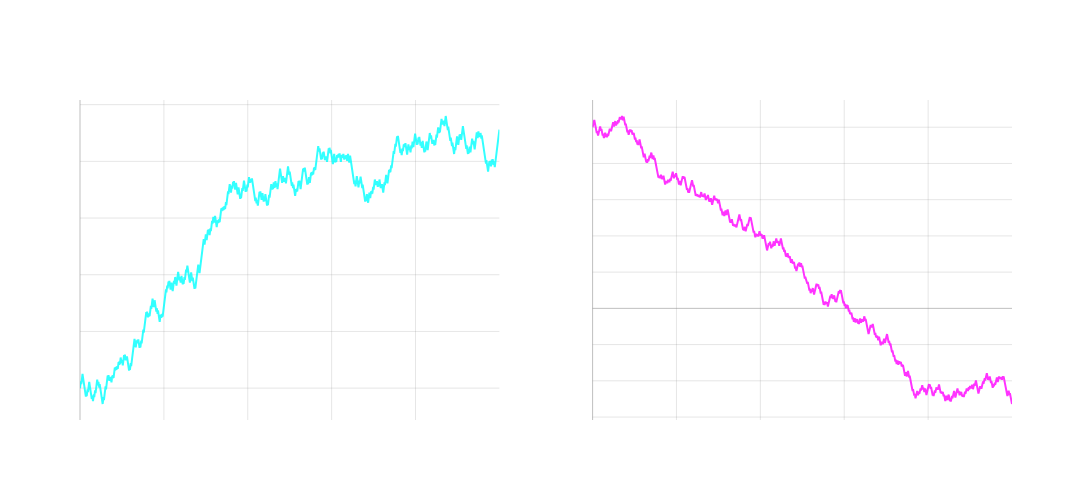

Here is the notebook cell this chart was saved with:
### Markdown cell above
##### **A:** We haven't observed enough trades to determine if there is convergence or stability in the wealth path to the accumulation of some positive edge

### Code cell
import numpy as np
import plotly.graph_objects as go
from plotly.subplots import make_subplots

# Simulation parameters
n_steps = 1000
starting_wealth = 10000

# Generate wealth paths
np.random.seed(40)

# Initialize wealth arrays
positive_ev = np.zeros(n_steps + 1)
negative_ev = np.zeros(n_steps + 1)
positive_ev[0] = starting_wealth
negative_ev[0] = starting_wealth

# Probability and payoff parameters
# Trader A (Positive EV)
p_win_a = 0.505
p_lose_a = 1 - p_win_a
avg_win_a = 120
avg_loss_a = 100
edge_a = (p_win_a * avg_win_a) - (p_lose_a * avg_loss_a)  # Positive edge

# Trader B (Negative EV)
p_win_b = 19/38
p_lose_b = 1 - p_win_b
avg_win_b = 100
avg_loss_b = 120
edge_b = (p_win_b * avg_win_b) - (p_lose_b * avg_loss_b)  # Negative edge

# Generate all random outcomes at once
positive_outcomes = np.random.random(n_steps)
negative_outcomes = np.random.random(n_steps)

# Simulate steps
for i in range(n_steps):
    # Simulate Trader A (Positive EV) results
    result_positive = positive_outcomes[i] < p_win_a
    net_result_positive = avg_win_a if result_positive else -avg_loss_a
    positive_ev[i+1] = positive_ev[i] + net_result_positive
    
    # Simulate Trader B (Negative EV) results
    result_negative = negative_outcomes[i] < p_win_b
    net_result_negative = avg_win_b if result_negative else -avg_loss_b
    negative_ev[i+1] = negative_ev[i] + net_result_negative

# Create figure with subplots
fig = make_subplots(
    rows=1, cols=2,
    subplot_titles=(f'Trader A', f'Trader B')
)

# Add trace for Positive EV
x_vals = np.arange(n_steps + 1)
fig.add_trace(
    go.Scatter(
        x=x_vals,
        y=positive_ev,
        mode='lines',
        line=dict(color='rgba(0, 255, 255, 0.8)', width=2),
        showlegend=False
    ),
    row=1, col=1
)

# Add trace for Negative EV
fig.add_trace(
    go.Scatter(
        x=x_vals,
        y=negative_ev,
        mode='lines',
        line=dict(color='rgba(255, 0, 255, 0.8)', width=2),
        showlegend=False
    ),
    row=1, col=2
)

# Update layout
fig.update_layout(
    height=500,
    width=1300,
    showlegend=False,
    plot_bgcolor='rgba(0,0,0,0)',
    paper_bgcolor='rgba(0,0,0,0)',
    font=dict(color='white')
)

# Update axes
for i in range(1, 3):
    fig.update_xaxes(
        title='Number of Trades',
        showgrid=True,
        gridwidth=1,
        gridcolor='rgba(128,128,128,0.2)',
        zeroline=True,
        zerolinewidth=1,
        zerolinecolor='rgba(128,128,128,0.5)',
        row=1, col=i
    )
    fig.update_yaxes(
        title='Wealth ($)',
        showgrid=True,
        gridwidth=1,
        gridcolor='rgba(128,128,128,0.2)',
        zeroline=True,
        zerolinewidth=1,
        zerolinecolor='rgba(128,128,128,0.5)',
        row=1, col=i
    )

fig.show()

### Figure 1 — Plotly figure (JSON) as saved in the notebook; plotly's stock layout.template omitted (floating-point values rounded to 4 significant figures; data arrays with more than 128 entries replaced by an {"elided": "..."} marker saying what was removed)
{"data": [{"line": {"color": "rgba(0, 255, 255, 0.8)", "width": 2}, "mode": "lines", "showlegend": false, "type": "scatter", "x": {"elided": "1001 int values"}, "xaxis": "x", "y": {"elided": "1001 float values"}, "yaxis": "y"}, {"line": {"color": "rgba(255, 0, 255, 0.8)", "width": 2}, "mode": "lines", "showlegend": false, "type": "scatter", "x": {"elided": "1001 int values"}, "xaxis": "x2", "y": {"elided": "1001 float values"}, "yaxis": "y2"}], "layout": {"annotations": [{"font": {"size": 16}, "showarrow": false, "text": "Trader A", "x": 0.225, "xanchor": "center", "xref": "paper", "y": 1, "yanchor": "bottom", "yref": "paper"}, {"font": {"size": 16}, "showarrow": false, "text": "Trader B", "x": 0.775, "xanchor": "center", "xref": "paper", "y": 1, "yanchor": "bottom", "yref": "paper"}], "font": {"color": "white"}, "height": 500, "paper_bgcolor": "rgba(0,0,0,0)", "plot_bgcolor": "rgba(0,0,0,0)", "showlegend": false, "width": 1300, "xaxis": {"anchor": "y", "domain": [0, 0.45], "gridcolor": "rgba(128,128,128,0.2)", "gridwidth": 1, "showgrid": true, "title": {"text": "Number of Trades"}, "zeroline": true, "zerolinecolor": "rgba(128,128,128,0.5)", "zerolinewidth": 1}, "xaxis2": {"anchor": "y2", "domain": [0.55, 1], "gridcolor": "rgba(128,128,128,0.2)", "gridwidth": 1, "showgrid": true, "title": {"text": "Number of Trades"}, "zeroline": true, "zerolinecolor": "rgba(128,128,128,0.5)", "zerolinewidth": 1}, "yaxis": {"anchor": "x", "domain": [0, 1], "gridcolor": "rgba(128,128,128,0.2)", "gridwidth": 1, "showgrid": true, "title": {"text": "Wealth ($)"}, "zeroline": true, "zerolinecolor": "rgba(128,128,128,0.5)", "zerolinewidth": 1}, "yaxis2": {"anchor": "x2", "domain": [0, 1], "gridcolor": "rgba(128,128,128,0.2)", "gridwidth": 1, "showgrid": true, "title": {"text": "Wealth ($)"}, "zeroline": true, "zerolinecolor": "rgba(128,128,128,0.5)", "zerolinewidth": 1}}}
